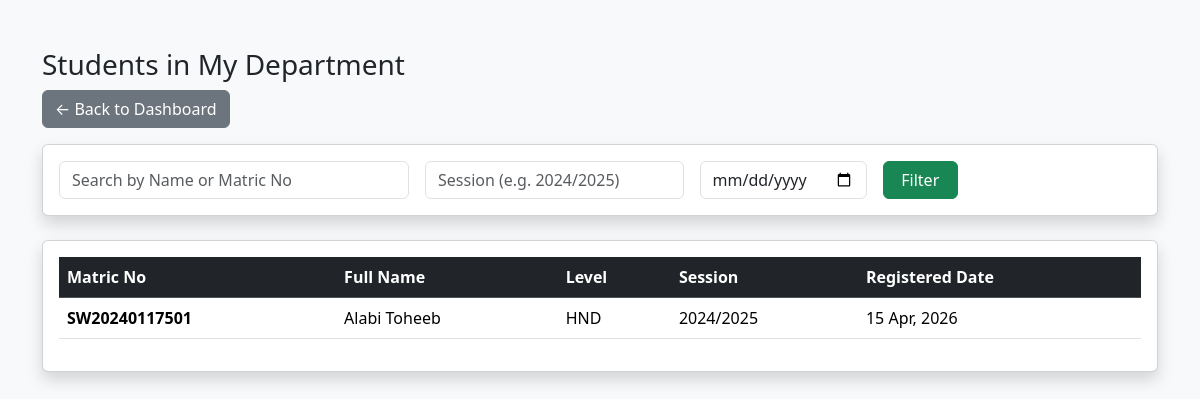
The page /dept_admin_view_students.php (signed in) on the database its author committed.
### tables this page shows
CREATE TABLE IF NOT EXISTS `students` (
  `id` int NOT NULL AUTO_INCREMENT,
  `matric_no` varchar(20) DEFAULT NULL,
  `name` varchar(150) NOT NULL,
  `email` varchar(150) DEFAULT NULL,
  `contact` varchar(50) DEFAULT NULL,
  `session` varchar(20) NOT NULL,
  `address` text,
  `department_id` int NOT NULL,
  `password_hash` varchar(255) NOT NULL,
  `role` enum('student') DEFAULT 'student',
  `passport` varchar(255) DEFAULT NULL,
  `level` varchar(10) DEFAULT NULL,
  `nd_type` varchar(10) DEFAULT NULL,
  `pair_id` int DEFAULT NULL,
  `supervisor` varchar(100) DEFAULT NULL,
  `project_title` varchar(255) DEFAULT NULL,
  `approved` tinyint(1) DEFAULT '0',
  `created_at` timestamp NULL DEFAULT CURRENT_TIMESTAMP,
  PRIMARY KEY (`id`),
  UNIQUE KEY `matric_no` (`matric_no`),
  KEY `idx_matric_no` (`matric_no`),
  KEY `idx_email` (`email`),
  KEY `idx_pair` (`pair_id`)
);

### dept_admin_view_students.php (the view, shortened to what this page needs)
<?php
require_once 'config.php';
$department_id = $_SESSION['department_id'];
$search   = trim($_GET['search'] ?? '');
$session  = trim($_GET['session'] ?? '');
$date_from = $_GET['date_from'] ?? '';
$sql = "SELECT * FROM students WHERE department_id = ?";
$params = [$department_id];
$sql .= " ORDER BY name ASC";
$stmt = $pdo->prepare($sql);
$stmt->execute($params);
$students = $stmt->fetchAll();
?>
<!DOCTYPE html>
<html lang="en">
<head>
    <link href="https://cdn.jsdelivr.net/npm/bootstrap@5.3.3/dist/css/bootstrap.min.css" rel="stylesheet">
</head>
<body class="bg-light">
<div class="container mt-5">
    <h3>Students in My Department</h3>
    <a href="department_admin_dashboard.php" class="btn btn-secondary mb-3">← Back to Dashboard</a>
    <div class="card shadow mb-4">
        <div class="card-body">
            <form method="GET" class="row g-3">
                <div class="col-md-4">
                    <input type="text" name="search" class="form-control"
                           placeholder="Search by Name or Matric No"
                           value="<?= htmlspecialchars($search) ?>">
                </div>
                <div class="col-md-3">
                    <input type="text" name="session" class="form-control"
                           placeholder="Session (e.g. 2024/2025)"
                           value="<?= htmlspecialchars($session) ?>">
                </div>
                <div class="col-md-2">
                    <input type="date" name="date_from" class="form-control" value="<?= $date_from ?>">
                </div>
                <div class="col-md-1">
                    <button type="submit" class="btn btn-success w-100">Filter</button>
                </div>
            </form>
        </div>
    </div>
    <div class="card shadow">
        <div class="card-body">
            <?php if (empty($students)): ?>
                <p class="text-center text-muted py-5">No students found.</p>
            <?php else: ?>
                <table class="table table-hover">
                    <thead class="table-dark">
                        <tr>
                            <th>Matric No</th>
                            <th>Full Name</th>
                            <th>Level</th>
                            <th>Session</th>
                            <th>Registered Date</th>
                        </tr>
                    </thead>
                    <tbody>
                        <?php foreach ($students as $s): ?>
                        <tr>
                            <td><strong><?= htmlspecialchars($s['matric_no']) ?></strong></td>
                            <td><?= htmlspecialchars($s['name']) ?></td>
                            <td><?= htmlspecialchars($s['level']) ?></td>
                            <td><?= htmlspecialchars($s['session'] ?? '-') ?></td>
                            <td><?= $s['created_at'] ? date('d M, Y', strtotime($s['created_at'])) : '-' ?></td>
                        </tr>
                        <?php endforeach; ?>
                    </tbody>
                </table>
            <?php endif; ?>
        </div>
    </div>
</div>
</body>
</html>

### rows shown on the page
students: matric_no "SW20240117501", name "Alabi Toheeb", level "HND", session "2024/2025", created_at "15 Apr, 2026"
